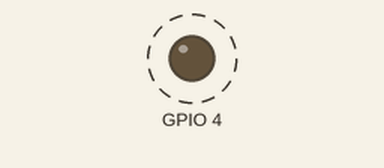
This sketch was run on a simulated ESP32. Shown: output pins drawn as LEDs (lit = HIGH). Dashed ring = blinking. What the sketch prints to the serial monitor is not drawn.

Above: at 0.5 s.
Timing chart, 0 to 4.6 s (numbered marks = the images above):
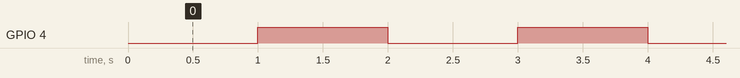

The sketch:

sketch_dec10b.ino
```cpp
// 宣告一個硬體計時器指標，初始值為空
hw_timer_t * timer = NULL;

// 定義中斷服務程序（ISR）函數
// 當計時器觸發中斷時，此函數會被呼叫
// 功能：將腳位4的輸出狀態反轉（HIGH變LOW，LOW變HIGH）
void ARDUINO_ISR_ATTR interrupt_func() {
    digitalWrite(4, !digitalRead(4));
}

// 初始化設定
void setup() {
    // 設定序列埠通訊速率為115200 bps
    Serial.begin(115200);
    // 設定腳位4為輸出模式
    pinMode(4, OUTPUT);

    // 初始化計時器
    // 參數應該要有三個：計時器編號(0-3)、預分頻值(通常是80)、計數方向(true為向上計數)
    timer = timerBegin(100000);

    // 將中斷函數附加到計時器
    // 設定當計時器觸發時要執行的函數
    timerAttachInterrupt(timer, &interrupt_func);

    // 設定計時器警報
    // 參數：計時器物件、計數值、是否自動重載、中斷優先級
    timerAlarm(timer,100000,true,0);

    // 檢查計時器是否成功初始化
    if(timer == NULL) {
        Serial.println("Error occur in setting timer");
    } else {
        // 輸出計時器的頻率資訊
        Serial.print("Frequency: ");
        Serial.println(timerGetFrequency(timer));
    }
}

// 宣告計數器變數
int counter = 0;

// 主程式迴圈
// 目前為空，原本的功能已被註解掉：
// - 輸出計數器值
// - 計數器加1
// - 延遲2000毫秒(2秒)
void loop() {
    Serial.println(counter);
    counter++;
    delay(2000);
}
```

Measured:
- by itself, GPIO 4: alternates HIGH for 1.0 s and LOW for 1.0 s
